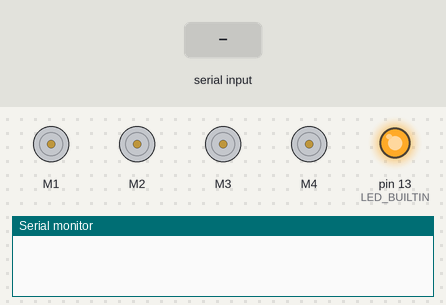
A sketch run on a simulated Arduino Uno, built with avr-gcc and run on an emulated ATmega328P. Parts: 4 × DC motor (green arrow = forward, orange = backward, longer = faster), output pins drawn as LEDs (lit = HIGH), the last lines printed to the serial monitor. The test bench sets the inputs (shaded band).

Above: at 5.7 s.
5.8 s: "f" received over Serial
At 6.9 s:
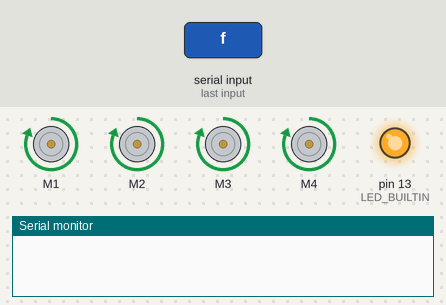
7.8 s: "b" received over Serial
At 10.0 s:
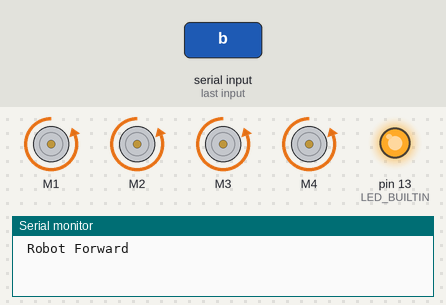
10.3 s: "l" received over Serial
At 12.0 s:
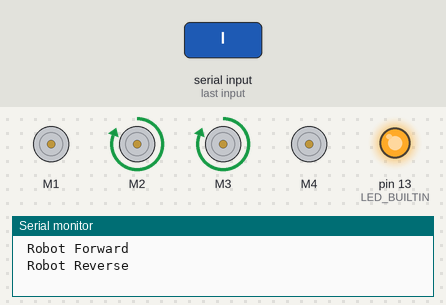
12.8 s: "s" received over Serial
At 15.7 s:
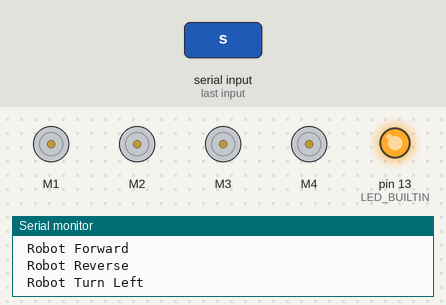
15.8 s: "r" received over Serial
At 18.1 s:
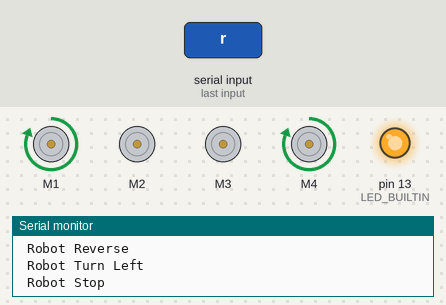
Timing chart, 0 to 19.6 s (numbered marks = the images above; inputs shaded):
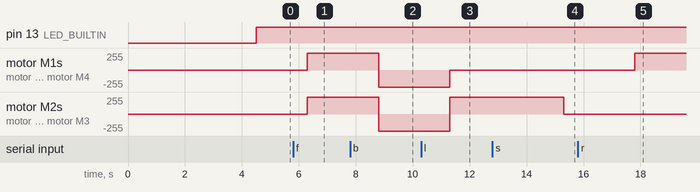

Measured:
- after the input at 5.8 s, motor M1–4: stopped → forward 255/255 after 0.50 s
- after the input at 7.8 s, motor M1–4: forward 255/255 → backward 255/255 after 1.0 s
- after the input at 10.3 s, motor M1, motor M4: backward 255/255 → stopped after 1.0 s; motor M2, motor M3: backward 255/255 → forward 255/255 after 1.0 s
- after the input at 12.8 s, motor M2, motor M3: forward 255/255 → stopped after 2.5 s
- after the input at 15.8 s, motor M1, motor M4: stopped → forward 255/255 after 2.0 s

The sketch:

RobotControl.ino
```cpp
#include <AFMotor.h>

AF_DCMotor leftBack(1); //Back Left wheel
AF_DCMotor rightBack(2); //Back right wheel
AF_DCMotor rightFront(3); //Right Front Wheel
AF_DCMotor leftFront(4); //Left Front Wheel

const int MAX_SPEED = 255;


//Stops all motors
void roverStop(){
  leftBack.run(RELEASE);
  rightBack.run(RELEASE);
  rightFront.run(RELEASE);
  leftFront.run(RELEASE);
  delay(2000);
}

//runs all motors in the forward direction
void roverForward(){
  speedSet(MAX_SPEED);
  leftBack.run(FORWARD);
  rightBack.run(FORWARD);
  rightFront.run(FORWARD);
  leftFront.run(FORWARD);
  delay(2000);
}

//runs all motors in the backward direction
void roverReverse(){
  speedSet(MAX_SPEED);
  leftBack.run(BACKWARD);
  rightBack.run(BACKWARD);
  rightFront.run(BACKWARD);
  leftFront.run(BACKWARD);
  delay(2000);
}

//runs only the left wheels forward
void roverTurnRight(){
  speedSet(MAX_SPEED);
  leftBack.run(FORWARD);
  rightBack.run(RELEASE);
  rightFront.run(RELEASE);
  leftFront.run(FORWARD);
  delay(4000);
}

//runs only the right wheels forward
void roverTurnLeft(){
  speedSet(MAX_SPEED);
  leftBack.run(RELEASE);
  rightBack.run(FORWARD);
  rightFront.run(FORWARD);
  leftFront.run(RELEASE);
  delay(4000);
}

//sets the speed of the motors
void speedSet(int num){
  leftBack.setSpeed(num);
  rightBack.setSpeed(num);
  rightFront.setSpeed(num);
  leftFront.setSpeed(num);
  delay(500);
}


unsigned char terminal_value;
void Robot_Control()
{
  while (terminal_value != 'E')
  {
    if (Serial.available())
    {
      terminal_value = Serial.read();
      switch (terminal_value)
      {
        case 'f': roverForward(); Serial.print("\n Robot Forward ");
          break;
        case 'b': roverReverse();   Serial.print("\n Robot Reverse ");
          break;
        case 'l': roverTurnLeft();   Serial.print("\n Robot Turn Left");
          break;
        case 'r': roverTurnRight();   Serial.print("\n Robot Turn Right ");
          break;
        case 's': roverStop();   Serial.print("\n Robot Stop ");
          break;
        default: roverStop();
          break;
      }
    }
  }
  roverStop();
}

void setup() {

  Serial.begin(9600);
  pinMode(LED_BUILTIN, OUTPUT);
  speedSet(MAX_SPEED);
  roverStop();
  delay(2000);
}

void loop() {


if(Serial.available()){//Is bluetooth able to receive values?
  Robot_Control();
}else{
  digitalWrite(LED_BUILTIN,HIGH);
  }

}
```
